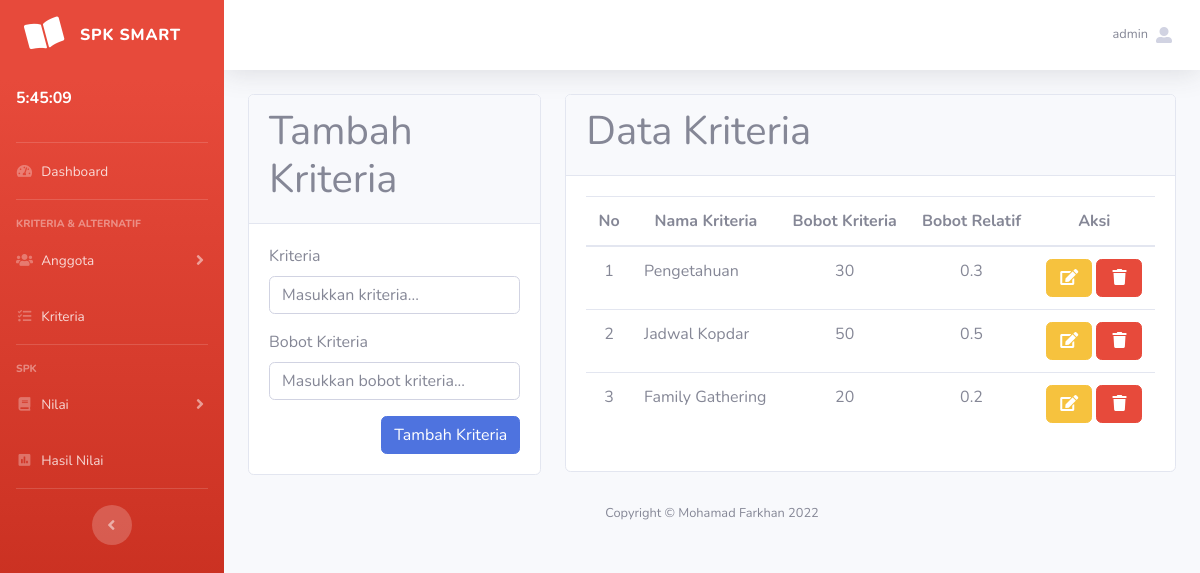
Screenshot of /kriteria.php (signed in) with the database file from the repository.
### tables this page shows
CREATE TABLE `kriteria` (
  `id_kriteria` int(11) NOT NULL,
  `nama_kriteria` varchar(350) NOT NULL,
  `bobot` int(11) NOT NULL
);

### kriteria.php (the view, shortened to what this page needs)
<?php
include 'templates/head.php';
include 'templates/nav.php';
include 'koneksi.php';
?>
<div class="container-fluid fixed">
    <div class="row">
        <div class="col-lg-4">
            <div class="card">
                <div class="card-header">
                    <h1>Tambah Kriteria</h1>
                </div>
                <div class="card-body">
                    <form role="form" action="aksi/tambahKriteria.php" method="POST">
                        <div class="form-group">
                            <label for="">Kriteria</label>
                            <input required type="text" class="form-control" name="kriteria" placeholder="Masukkan kriteria...">
                        </div>
                        <div class="form-group">
                            <label for="">Bobot Kriteria</label>
                            <input required type="text" class="form-control" name="bobot" placeholder="Masukkan bobot kriteria...">
                        </div>
                        <div class="form-group">
                            <input type="submit" name="tambah" class="btn btn-primary float-right" value="Tambah Kriteria">
                        </div>
                    </form>
                </div>
            </div>
        </div>
        <div class="col-lg-8">
            <div class="card">
                <div class="card-header">
                    <h1>Data Kriteria</h1>
                </div>
                <div class="card-body">
                    <table class="table table-hover">
                        <thead>
                            <tr>
                                <th class="text-center">No</th>
                                <th class="text-center">Nama Kriteria</th>
                                <th class="text-center">Bobot Kriteria</th>
                                <th class="text-center">Bobot Relatif</th>
                                <th class="text-center">Aksi</th>
                            </tr>
                        </thead>
                        <tbody>
                            <?php
                            $sqljumlah = "SELECT SUM(bobot) FROM kriteria";
                            $queryjumlah = mysqli_query($conn, $sqljumlah);
                            $jumlah0 = mysqli_fetch_array($queryjumlah);
                            $jumlah = $jumlah0[0];
                            $sql = "SELECT * FROM kriteria";
                            $query = mysqli_query($conn, $sql);
                            $n = 1;
                            $jumlahkriteria = mysqli_num_rows($query);
                            while ($kriteria = mysqli_fetch_array($query)) {
                            ?>
                                <tr>
                                    <td class="text-center"><?= $n ?></td>
                                    <td><?= $kriteria['nama_kriteria'] ?></td>
                                    <td class="text-center"><?= $kriteria['bobot'] ?></td>
                                    <td class="text-center"><?= round($kriteria['bobot'] / $jumlah, $jumlahkriteria) ?></td>
                                    <td class="text-center">
                                        <a href="updateKriteria.php?id=<?php echo $kriteria['id_kriteria']; ?>" class="btn btn-warning"><i class="fa fa-edit fa-fw"></i></a>
                                        <a href='' class="btn btn-danger" data-toggle="modal" data-target="#deleteModal<?= $n ?>"><i class="fa fa-trash fa-fw"></i></a>
                                    </td>
                                </tr>
                            <?php
                                $n++;
                            }
                            ?>
                        </tbody>
                    </table>
                </div>
            </div>
        </div>
    </div>
</div>
<?php
include 'templates/footer.php';
?>
</div>
</div>
<?php
include 'templates/foot.php';
?>

### rows the page displays
kriteria: nama_kriteria "Pengetahuan", bobot "30", bobot "0.3"
kriteria: nama_kriteria "Jadwal Kopdar", bobot "50", bobot "0.5"
kriteria: nama_kriteria "Family Gathering", bobot "20", bobot "0.2"

### other values shown
$_SESSION['username'] "admin"
